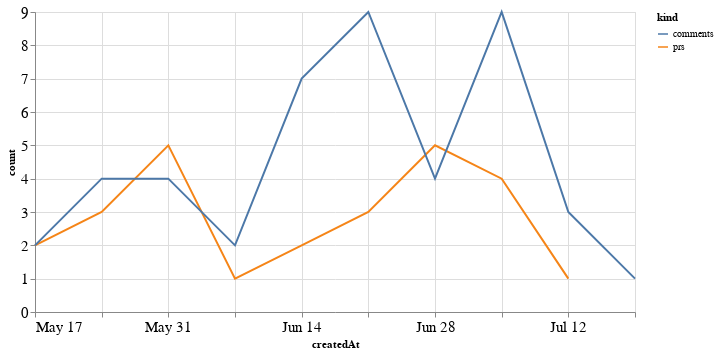

The notebook cell this image was saved under:
### Code cell
alt.Chart(total_time, width=600).mark_line().encode(
    x='createdAt',
    y='count',
    color='kind'
)

### Figure 1 — Vega-Lite specification as saved in the notebook (floating-point values rounded to 4 significant figures)
{"config": {"axisLeft": {"labelFontSize": 15}, "axisBottom": {"labelFontSize": 15}}, "data": {"name": "data-d77755d8ad5c57d0c57e1f2320c005bd"}, "mark": "line", "encoding": {"color": {"type": "nominal", "field": "kind"}, "x": {"type": "temporal", "field": "createdAt"}, "y": {"type": "quantitative", "field": "count"}}, "width": 600, "$schema": "https://vega.github.io/schema/vega-lite/v4.8.1.json", "datasets": {"data-d77755d8ad5c57d0c57e1f2320c005bd": [{"createdAt": "2020-05-17T00:00:00", "kind": "prs", "count": 2.0}, {"createdAt": "2020-05-24T00:00:00", "kind": "prs", "count": 3.0}, {"createdAt": "2020-05-31T00:00:00", "kind": "prs", "count": 5.0}, {"createdAt": "2020-06-07T00:00:00", "kind": "prs", "count": 1.0}, {"createdAt": "2020-06-14T00:00:00", "kind": "prs", "count": 2.0}, {"createdAt": "2020-06-21T00:00:00", "kind": "prs", "count": 3.0}, {"createdAt": "2020-06-28T00:00:00", "kind": "prs", "count": 5.0}, {"createdAt": "2020-07-05T00:00:00", "kind": "prs", "count": 4.0}, {"createdAt": "2020-07-12T00:00:00", "kind": "prs", "count": 1.0}, {"createdAt": "2020-07-19T00:00:00", "kind": "prs", "count": null}, {"createdAt": "2020-05-17T00:00:00", "kind": "comments", "count": 2.0}, {"createdAt": "2020-05-24T00:00:00", "kind": "comments", "count": 4.0}, {"createdAt": "2020-05-31T00:00:00", "kind": "comments", "count": 4.0}, {"createdAt": "2020-06-07T00:00:00", "kind": "comments", "count": 2.0}, {"createdAt": "2020-06-14T00:00:00", "kind": "comments", "count": 7.0}, {"createdAt": "2020-06-21T00:00:00", "kind": "comments", "count": 9.0}, {"createdAt": "2020-06-28T00:00:00", "kind": "comments", "count": 4.0}, {"createdAt": "2020-07-05T00:00:00", "kind": "comments", "count": 9.0}, {"createdAt": "2020-07-12T00:00:00", "kind": "comments", "count": 3.0}, {"createdAt": "2020-07-19T00:00:00", "kind": "comments", "count": 1.0}]}}
